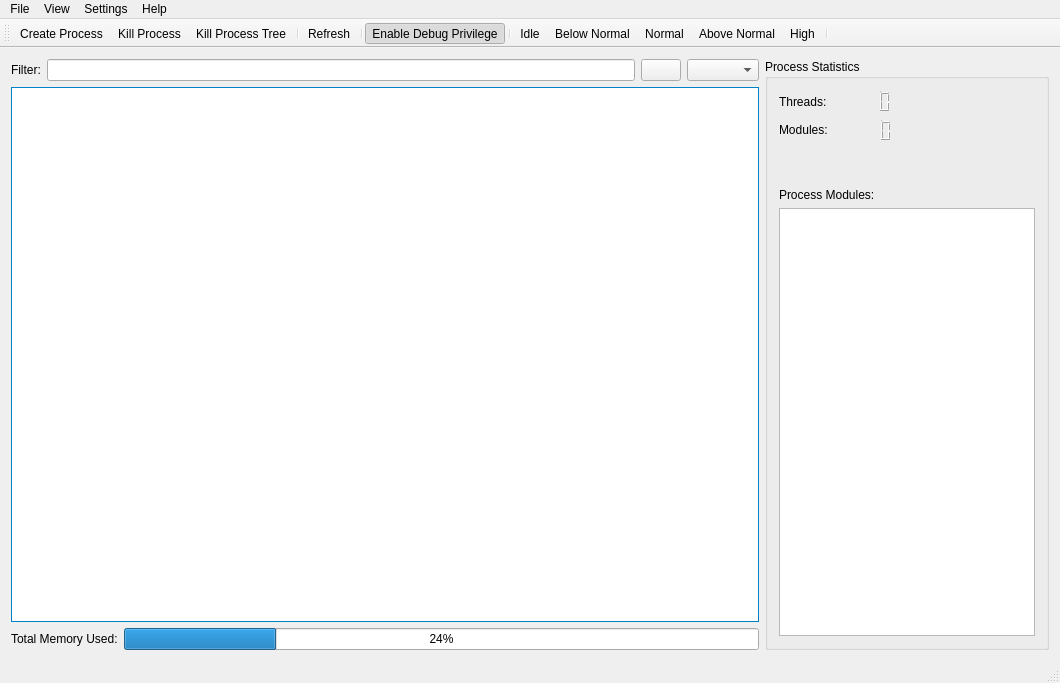
<?xml version="1.0" encoding="UTF-8"?>
<ui version="4.0">
 <class>MainWindow</class>
 <widget class="QMainWindow" name="MainWindow">
  <property name="geometry">
   <rect>
    <x>0</x>
    <y>0</y>
    <width>1060</width>
    <height>683</height>
   </rect>
  </property>
  <property name="windowTitle">
   <string>Process Manager EX</string>
  </property>
  <property name="windowIcon">
   <iconset resource="Res.qrc">
    <normaloff>:/new/Icons/MainIcon</normaloff>:/new/Icons/MainIcon</iconset>
  </property>
  <widget class="QWidget" name="centralWidget">
   <layout class="QGridLayout" name="gridLayout">
    <item row="0" column="0">
     <layout class="QHBoxLayout" name="horizontalLayout_4">
      <item>
       <widget class="QLabel" name="label_4">
        <property name="text">
         <string>Filter:</string>
        </property>
       </widget>
      </item>
      <item>
       <widget class="QLineEdit" name="tbFilterBox">
        <property name="sizePolicy">
         <sizepolicy hsizetype="Expanding" vsizetype="Fixed">
          <horstretch>0</horstretch>
          <verstretch>0</verstretch>
         </sizepolicy>
        </property>
       </widget>
      </item>
      <item>
       <widget class="QPushButton" name="btnCaseSensetive">
        <property name="sizePolicy">
         <sizepolicy hsizetype="Preferred" vsizetype="Fixed">
          <horstretch>0</horstretch>
          <verstretch>0</verstretch>
         </sizepolicy>
        </property>
        <property name="text">
         <string/>
        </property>
        <property name="icon">
         <iconset resource="Res.qrc">
          <normaloff>:/new/Icons/Case</normaloff>:/new/Icons/Case</iconset>
        </property>
        <property name="checkable">
         <bool>true</bool>
        </property>
        <property name="checked">
         <bool>false</bool>
        </property>
        <property name="autoExclusive">
         <bool>false</bool>
        </property>
       </widget>
      </item>
      <item>
       <widget class="QComboBox" name="cbFilterType">
        <property name="sizePolicy">
         <sizepolicy hsizetype="Preferred" vsizetype="Fixed">
          <horstretch>0</horstretch>
          <verstretch>0</verstretch>
         </sizepolicy>
        </property>
        <property name="maxVisibleItems">
         <number>3</number>
        </property>
        <property name="maxCount">
         <number>3</number>
        </property>
       </widget>
      </item>
     </layout>
    </item>
    <item row="1" column="0">
     <widget class="QTableView" name="tvProcessTable">
      <property name="sizePolicy">
       <sizepolicy hsizetype="Expanding" vsizetype="Expanding">
        <horstretch>0</horstretch>
        <verstretch>0</verstretch>
       </sizepolicy>
      </property>
      <property name="sizeIncrement">
       <size>
        <width>0</width>
        <height>0</height>
       </size>
      </property>
      <property name="palette">
       <palette>
        <active>
         <colorrole role="WindowText">
          <brush brushstyle="SolidPattern">
           <color alpha="255">
            <red>0</red>
            <green>0</green>
            <blue>0</blue>
           </color>
          </brush>
         </colorrole>
         <colorrole role="Button">
          <brush brushstyle="SolidPattern">
           <color alpha="255">
            <red>0</red>
            <green>170</green>
            <blue>255</blue>
           </color>
          </brush>
         </colorrole>
         <colorrole role="Light">
          <brush brushstyle="SolidPattern">
           <color alpha="255">
            <red>127</red>
            <green>213</green>
            <blue>255</blue>
           </color>
          </brush>
         </colorrole>
         <colorrole role="Midlight">
          <brush brushstyle="SolidPattern">
           <color alpha="255">
            <red>63</red>
            <green>191</green>
            <blue>255</blue>
           </color>
          </brush>
         </colorrole>
         <colorrole role="Dark">
          <brush brushstyle="SolidPattern">
           <color alpha="255">
            <red>0</red>
            <green>85</green>
            <blue>127</blue>
           </color>
          </brush>
         </colorrole>
         <colorrole role="Mid">
          <brush brushstyle="SolidPattern">
           <color alpha="255">
            <red>0</red>
            <green>113</green>
            <blue>170</blue>
           </color>
          </brush>
         </colorrole>
         <colorrole role="Text">
          <brush brushstyle="SolidPattern">
           <color alpha="255">
            <red>0</red>
            <green>0</green>
            <blue>0</blue>
           </color>
          </brush>
         </colorrole>
         <colorrole role="BrightText">
          <brush brushstyle="SolidPattern">
           <color alpha="255">
            <red>255</red>
            <green>255</green>
            <blue>255</blue>
           </color>
          </brush>
         </colorrole>
         <colorrole role="ButtonText">
          <brush brushstyle="SolidPattern">
           <color alpha="255">
            <red>0</red>
            <green>0</green>
            <blue>0</blue>
           </color>
          </brush>
         </colorrole>
         <colorrole role="Base">
          <brush brushstyle="SolidPattern">
           <color alpha="255">
            <red>255</red>
            <green>255</green>
            <blue>255</blue>
           </color>
          </brush>
         </colorrole>
         <colorrole role="Window">
          <brush brushstyle="SolidPattern">
           <color alpha="255">
            <red>0</red>
            <green>170</green>
            <blue>255</blue>
           </color>
          </brush>
         </colorrole>
         <colorrole role="Shadow">
          <brush brushstyle="SolidPattern">
           <color alpha="255">
            <red>0</red>
            <green>0</green>
            <blue>0</blue>
           </color>
          </brush>
         </colorrole>
         <colorrole role="AlternateBase">
          <brush brushstyle="SolidPattern">
           <color alpha="255">
            <red>127</red>
            <green>212</green>
            <blue>255</blue>
           </color>
          </brush>
         </colorrole>
         <colorrole role="ToolTipBase">
          <brush brushstyle="SolidPattern">
           <color alpha="255">
            <red>255</red>
            <green>255</green>
            <blue>220</blue>
           </color>
          </brush>
         </colorrole>
         <colorrole role="ToolTipText">
          <brush brushstyle="SolidPattern">
           <color alpha="255">
            <red>0</red>
            <green>0</green>
            <blue>0</blue>
           </color>
          </brush>
         </colorrole>
        </active>
        <inactive>
         <colorrole role="WindowText">
          <brush brushstyle="SolidPattern">
           <color alpha="255">
            <red>0</red>
            <green>0</green>
            <blue>0</blue>
           </color>
          </brush>
         </colorrole>
         <colorrole role="Button">
          <brush brushstyle="SolidPattern">
           <color alpha="255">
            <red>0</red>
            <green>170</green>
            <blue>255</blue>
           </color>
          </brush>
         </colorrole>
         <colorrole role="Light">
          <brush brushstyle="SolidPattern">
           <color alpha="255">
            <red>127</red>
            <green>213</green>
            <blue>255</blue>
           </color>
          </brush>
         </colorrole>
         <colorrole role="Midlight">
          <brush brushstyle="SolidPattern">
           <color alpha="255">
            <red>63</red>
            <green>191</green>
            <blue>255</blue>
           </color>
          </brush>
         </colorrole>
         <colorrole role="Dark">
          <brush brushstyle="SolidPattern">
           <color alpha="255">
            <red>0</red>
            <green>85</green>
            <blue>127</blue>
           </color>
          </brush>
         </colorrole>
         <colorrole role="Mid">
          <brush brushstyle="SolidPattern">
           <color alpha="255">
            <red>0</red>
            <green>113</green>
            <blue>170</blue>
           </color>
          </brush>
         </colorrole>
         <colorrole role="Text">
          <brush brushstyle="SolidPattern">
           <color alpha="255">
            <red>0</red>
            <green>0</green>
            <blue>0</blue>
           </color>
          </brush>
         </colorrole>
         <colorrole role="BrightText">
          <brush brushstyle="SolidPattern">
           <color alpha="255">
            <red>255</red>
            <green>255</green>
            <blue>255</blue>
           </color>
          </brush>
         </colorrole>
         <colorrole role="ButtonText">
          <brush brushstyle="SolidPattern">
           <color alpha="255">
            <red>0</red>
            <green>0</green>
            <blue>0</blue>
           </color>
          </brush>
         </colorrole>
         <colorrole role="Base">
          <brush brushstyle="SolidPattern">
           <color alpha="255">
            <red>255</red>
            <green>255</green>
            <blue>255</blue>
           </color>
          </brush>
         </colorrole>
         <colorrole role="Window">
          <brush brushstyle="SolidPattern">
           <color alpha="255">
            <red>0</red>
            <green>170</green>
            <blue>255</blue>
           </color>
          </brush>
         </colorrole>
         <colorrole role="Shadow">
          <brush brushstyle="SolidPattern">
           <color alpha="255">
            <red>0</red>
            <green>0</green>
            <blue>0</blue>
           </color>
          </brush>
         </colorrole>
         <colorrole role="AlternateBase">
          <brush brushstyle="SolidPattern">
           <color alpha="255">
            <red>127</red>
            <green>212</green>
            <blue>255</blue>
           </color>
          </brush>
         </colorrole>
         <colorrole role="ToolTipBase">
          <brush brushstyle="SolidPattern">
           <color alpha="255">
            <red>255</red>
            <green>255</green>
            <blue>220</blue>
           </color>
          </brush>
         </colorrole>
         <colorrole role="ToolTipText">
          <brush brushstyle="SolidPattern">
           <color alpha="255">
            <red>0</red>
            <green>0</green>
            <blue>0</blue>
           </color>
          </brush>
         </colorrole>
        </inactive>
        <disabled>
         <colorrole role="WindowText">
          <brush brushstyle="SolidPattern">
           <color alpha="255">
            <red>0</red>
            <green>85</green>
            <blue>127</blue>
           </color>
          </brush>
         </colorrole>
         <colorrole role="Button">
          <brush brushstyle="SolidPattern">
           <color alpha="255">
            <red>0</red>
            <green>170</green>
            <blue>255</blue>
           </color>
          </brush>
         </colorrole>
         <colorrole role="Light">
          <brush brushstyle="SolidPattern">
           <color alpha="255">
            <red>127</red>
            <green>213</green>
            <blue>255</blue>
           </color>
          </brush>
         </colorrole>
         <colorrole role="Midlight">
          <brush brushstyle="SolidPattern">
           <color alpha="255">
            <red>63</red>
            <green>191</green>
            <blue>255</blue>
           </color>
          </brush>
         </colorrole>
         <colorrole role="Dark">
          <brush brushstyle="SolidPattern">
           <color alpha="255">
            <red>0</red>
            <green>85</green>
            <blue>127</blue>
           </color>
          </brush>
         </colorrole>
         <colorrole role="Mid">
          <brush brushstyle="SolidPattern">
           <color alpha="255">
            <red>0</red>
            <green>113</green>
            <blue>170</blue>
           </color>
          </brush>
         </colorrole>
         <colorrole role="Text">
          <brush brushstyle="SolidPattern">
           <color alpha="255">
            <red>0</red>
            <green>85</green>
            <blue>127</blue>
           </color>
          </brush>
         </colorrole>
         <colorrole role="BrightText">
          <brush brushstyle="SolidPattern">
           <color alpha="255">
            <red>255</red>
            <green>255</green>
            <blue>255</blue>
           </color>
          </brush>
         </colorrole>
         <colorrole role="ButtonText">
          <brush brushstyle="SolidPattern">
           <color alpha="255">
            <red>0</red>
            <green>85</green>
            <blue>127</blue>
           </color>
          </brush>
         </colorrole>
         <colorrole role="Base">
          <brush brushstyle="SolidPattern">
           <color alpha="255">
            <red>0</red>
            <green>170</green>
            <blue>255</blue>
           </color>
          </brush>
         </colorrole>
         <colorrole role="Window">
          <brush brushstyle="SolidPattern">
           <color alpha="255">
            <red>0</red>
            <green>170</green>
            <blue>255</blue>
           </color>
          </brush>
         </colorrole>
         <colorrole role="Shadow">
          <brush brushstyle="SolidPattern">
           <color alpha="255">
            <red>0</red>
            <green>0</green>
            <blue>0</blue>
           </color>
          </brush>
         </colorrole>
         <colorrole role="AlternateBase">
          <brush brushstyle="SolidPattern">
           <color alpha="255">
            <red>0</red>
            <green>170</green>
            <blue>255</blue>
           </color>
          </brush>
         </colorrole>
         <colorrole role="ToolTipBase">
          <brush brushstyle="SolidPattern">
           <color alpha="255">
            <red>255</red>
            <green>255</green>
            <blue>220</blue>
           </color>
          </brush>
         </colorrole>
         <colorrole role="ToolTipText">
          <brush brushstyle="SolidPattern">
           <color alpha="255">
            <red>0</red>
            <green>0</green>
            <blue>0</blue>
           </color>
          </brush>
         </colorrole>
        </disabled>
       </palette>
      </property>
      <property name="styleSheet">
       <string notr="true"/>
      </property>
      <property name="frameShape">
       <enum>QFrame::StyledPanel</enum>
      </property>
      <property name="frameShadow">
       <enum>QFrame::Sunken</enum>
      </property>
      <attribute name="verticalHeaderStretchLastSection">
       <bool>false</bool>
      </attribute>
     </widget>
    </item>
    <item row="2" column="0">
     <layout class="QHBoxLayout" name="horizontalLayout_3">
      <item>
       <widget class="QLabel" name="label_2">
        <property name="text">
         <string>Total Memory Used:</string>
        </property>
       </widget>
      </item>
      <item>
       <widget class="QProgressBar" name="pbMemUsage">
        <property name="value">
         <number>24</number>
        </property>
        <property name="textDirection">
         <enum>QProgressBar::TopToBottom</enum>
        </property>
       </widget>
      </item>
     </layout>
    </item>
    <item row="0" column="1" rowspan="3">
     <widget class="QGroupBox" name="gbStats">
      <property name="sizePolicy">
       <sizepolicy hsizetype="Maximum" vsizetype="Expanding">
        <horstretch>0</horstretch>
        <verstretch>0</verstretch>
       </sizepolicy>
      </property>
      <property name="title">
       <string>Process Statistics</string>
      </property>
      <layout class="QVBoxLayout" name="verticalLayout_2">
       <item>
        <layout class="QHBoxLayout" name="horizontalLayout">
         <item>
          <widget class="QLabel" name="lbThreadsAmount">
           <property name="text">
            <string>Threads:</string>
           </property>
          </widget>
         </item>
         <item>
          <widget class="QLCDNumber" name="lcdThreadsAmount">
           <property name="sizePolicy">
            <sizepolicy hsizetype="Preferred" vsizetype="Minimum">
             <horstretch>0</horstretch>
             <verstretch>0</verstretch>
            </sizepolicy>
           </property>
           <property name="frameShape">
            <enum>QFrame::NoFrame</enum>
           </property>
           <property name="frameShadow">
            <enum>QFrame::Plain</enum>
           </property>
          </widget>
         </item>
         <item>
          <spacer name="horizontalSpacer">
           <property name="orientation">
            <enum>Qt::Horizontal</enum>
           </property>
           <property name="sizeHint" stdset="0">
            <size>
             <width>40</width>
             <height>20</height>
            </size>
           </property>
          </spacer>
         </item>
        </layout>
       </item>
       <item>
        <layout class="QHBoxLayout" name="horizontalLayout_2">
         <item>
          <widget class="QLabel" name="lbModulesAmount">
           <property name="text">
            <string>&lt;html&gt;&lt;head/&gt;&lt;body&gt;&lt;p&gt;Modules:&lt;/p&gt;&lt;/body&gt;&lt;/html&gt;</string>
           </property>
          </widget>
         </item>
         <item>
          <widget class="QLCDNumber" name="lcdModulesAmount">
           <property name="frameShape">
            <enum>QFrame::NoFrame</enum>
           </property>
          </widget>
         </item>
         <item>
          <spacer name="horizontalSpacer_2">
           <property name="orientation">
            <enum>Qt::Horizontal</enum>
           </property>
           <property name="sizeHint" stdset="0">
            <size>
             <width>40</width>
             <height>20</height>
            </size>
           </property>
          </spacer>
         </item>
        </layout>
       </item>
       <item>
        <spacer name="verticalSpacer">
         <property name="orientation">
          <enum>Qt::Vertical</enum>
         </property>
         <property name="sizeType">
          <enum>QSizePolicy::Preferred</enum>
         </property>
         <property name="sizeHint" stdset="0">
          <size>
           <width>20</width>
           <height>40</height>
          </size>
         </property>
        </spacer>
       </item>
       <item>
        <layout class="QVBoxLayout" name="verticalLayout">
         <item>
          <widget class="QLabel" name="label">
           <property name="text">
            <string>Process Modules:</string>
           </property>
          </widget>
         </item>
         <item>
          <widget class="QListWidget" name="listWidget">
           <property name="sizePolicy">
            <sizepolicy hsizetype="Preferred" vsizetype="Expanding">
             <horstretch>0</horstretch>
             <verstretch>0</verstretch>
            </sizepolicy>
           </property>
           <property name="styleSheet">
            <string notr="true">show-decoration-selected: 1;
 </string>
           </property>
          </widget>
         </item>
        </layout>
       </item>
      </layout>
     </widget>
    </item>
   </layout>
  </widget>
  <widget class="QMenuBar" name="menuBar">
   <property name="geometry">
    <rect>
     <x>0</x>
     <y>0</y>
     <width>1060</width>
     <height>21</height>
    </rect>
   </property>
   <widget class="QMenu" name="menuFile">
    <property name="title">
     <string>File</string>
    </property>
    <widget class="QMenu" name="menuChange_Priority">
     <property name="title">
      <string>Change Priority</string>
     </property>
     <addaction name="actionAbove_Normal"/>
     <addaction name="actionBelow_Normal"/>
     <addaction name="actionHigh"/>
     <addaction name="actionIdle"/>
     <addaction name="actionNoemal"/>
    </widget>
    <addaction name="actionTest_Kill"/>
    <addaction name="actionCreate_Process"/>
    <addaction name="actionKill_Process_Tree"/>
    <addaction name="menuChange_Priority"/>
    <addaction name="separator"/>
    <addaction name="actionExit"/>
   </widget>
   <widget class="QMenu" name="menuView">
    <property name="title">
     <string>View</string>
    </property>
    <widget class="QMenu" name="menuRefresh_Frequency">
     <property name="title">
      <string>&amp;Refresh Frequency</string>
     </property>
     <addaction name="action_Normal"/>
     <addaction name="action_Slow"/>
     <addaction name="action_High"/>
     <addaction name="action_Pause"/>
     <addaction name="separator"/>
     <addaction name="action_Refresh"/>
    </widget>
    <addaction name="menuRefresh_Frequency"/>
   </widget>
   <widget class="QMenu" name="menuHelp">
    <property name="title">
     <string>Help</string>
    </property>
    <addaction name="actionAbout"/>
    <addaction name="separator"/>
   </widget>
   <widget class="QMenu" name="menuSettings">
    <property name="title">
     <string>Settings</string>
    </property>
    <addaction name="actionEnable_Debug_Privilege"/>
   </widget>
   <addaction name="menuFile"/>
   <addaction name="menuView"/>
   <addaction name="menuSettings"/>
   <addaction name="menuHelp"/>
  </widget>
  <widget class="QStatusBar" name="statusBar"/>
  <widget class="QToolBar" name="toolBar">
   <property name="windowTitle">
    <string>toolBar</string>
   </property>
   <attribute name="toolBarArea">
    <enum>TopToolBarArea</enum>
   </attribute>
   <attribute name="toolBarBreak">
    <bool>false</bool>
   </attribute>
   <addaction name="actionCreate_Process"/>
   <addaction name="actionTest_Kill"/>
   <addaction name="actionKill_Process_Tree"/>
   <addaction name="separator"/>
   <addaction name="action_Refresh"/>
   <addaction name="separator"/>
   <addaction name="actionEnable_Debug_Privilege"/>
   <addaction name="separator"/>
   <addaction name="actionIdle"/>
   <addaction name="actionBelow_Normal"/>
   <addaction name="actionNoemal"/>
   <addaction name="actionAbove_Normal"/>
   <addaction name="actionHigh"/>
   <addaction name="separator"/>
  </widget>
  <action name="actionTest_Kill">
   <property name="icon">
    <iconset resource="Res.qrc">
     <normaloff>:/new/Icons/Minus3</normaloff>:/new/Icons/Minus3</iconset>
   </property>
   <property name="text">
    <string>Kill Process</string>
   </property>
   <property name="shortcut">
    <string>Alt+K</string>
   </property>
  </action>
  <action name="action_Normal">
   <property name="checkable">
    <bool>false</bool>
   </property>
   <property name="text">
    <string>&amp;Normal</string>
   </property>
   <property name="shortcut">
    <string>Alt+N</string>
   </property>
  </action>
  <action name="action_Slow">
   <property name="text">
    <string>&amp;Slow</string>
   </property>
   <property name="shortcut">
    <string>Alt+L</string>
   </property>
  </action>
  <action name="action_High">
   <property name="text">
    <string>&amp;High</string>
   </property>
   <property name="shortcut">
    <string>Alt+H</string>
   </property>
  </action>
  <action name="action_Pause">
   <property name="text">
    <string>&amp;Pause</string>
   </property>
   <property name="shortcut">
    <string>Alt+P</string>
   </property>
  </action>
  <action name="actionCreate_Process">
   <property name="checkable">
    <bool>false</bool>
   </property>
   <property name="icon">
    <iconset resource="Res.qrc">
     <normaloff>:/new/Icons/Plus3</normaloff>:/new/Icons/Plus3</iconset>
   </property>
   <property name="text">
    <string>Create Process</string>
   </property>
   <property name="shortcut">
    <string>Alt+C</string>
   </property>
   <property name="menuRole">
    <enum>QAction::TextHeuristicRole</enum>
   </property>
   <property name="iconVisibleInMenu">
    <bool>true</bool>
   </property>
  </action>
  <action name="actionExit">
   <property name="icon">
    <iconset resource="Res.qrc">
     <normaloff>:/new/Icons/Exit</normaloff>:/new/Icons/Exit</iconset>
   </property>
   <property name="text">
    <string>Exit</string>
   </property>
   <property name="shortcut">
    <string>Alt+E</string>
   </property>
  </action>
  <action name="action_Refresh">
   <property name="icon">
    <iconset resource="Res.qrc">
     <normaloff>:/new/Icons/Refresh</normaloff>:/new/Icons/Refresh</iconset>
   </property>
   <property name="text">
    <string>&amp;Refresh</string>
   </property>
   <property name="shortcut">
    <string>F5, Ctrl+R</string>
   </property>
  </action>
  <action name="actionAbout">
   <property name="icon">
    <iconset resource="Res.qrc">
     <normaloff>:/new/Icons/About</normaloff>:/new/Icons/About</iconset>
   </property>
   <property name="text">
    <string>About...</string>
   </property>
  </action>
  <action name="actionEnable_Debug_Privilege">
   <property name="checkable">
    <bool>true</bool>
   </property>
   <property name="checked">
    <bool>true</bool>
   </property>
   <property name="icon">
    <iconset resource="Res.qrc">
     <normaloff>:/new/Icons/Debug</normaloff>:/new/Icons/Debug</iconset>
   </property>
   <property name="text">
    <string>Enable Debug Privilege</string>
   </property>
  </action>
  <action name="actionKill_Process_Tree">
   <property name="icon">
    <iconset resource="Res.qrc">
     <normaloff>:/new/Icons/Tree</normaloff>:/new/Icons/Tree</iconset>
   </property>
   <property name="text">
    <string>Kill Process Tree</string>
   </property>
  </action>
  <action name="actionAbove_Normal">
   <property name="checkable">
    <bool>false</bool>
   </property>
   <property name="icon">
    <iconset resource="Res.qrc">
     <normaloff>:/new/Icons/Yellow</normaloff>:/new/Icons/Yellow</iconset>
   </property>
   <property name="text">
    <string>Above Normal</string>
   </property>
   <property name="menuRole">
    <enum>QAction::ApplicationSpecificRole</enum>
   </property>
  </action>
  <action name="actionBelow_Normal">
   <property name="checkable">
    <bool>false</bool>
   </property>
   <property name="icon">
    <iconset resource="Res.qrc">
     <normaloff>:/new/Icons/Blue</normaloff>:/new/Icons/Blue</iconset>
   </property>
   <property name="text">
    <string>Below Normal</string>
   </property>
  </action>
  <action name="actionHigh">
   <property name="checkable">
    <bool>false</bool>
   </property>
   <property name="icon">
    <iconset resource="Res.qrc">
     <normaloff>:/new/Icons/Orange</normaloff>:/new/Icons/Orange</iconset>
   </property>
   <property name="text">
    <string>High</string>
   </property>
  </action>
  <action name="actionIdle">
   <property name="checkable">
    <bool>false</bool>
   </property>
   <property name="icon">
    <iconset resource="Res.qrc">
     <normaloff>:/new/Icons/Grey</normaloff>:/new/Icons/Grey</iconset>
   </property>
   <property name="text">
    <string>Idle</string>
   </property>
  </action>
  <action name="actionNoemal">
   <property name="checkable">
    <bool>false</bool>
   </property>
   <property name="icon">
    <iconset resource="Res.qrc">
     <normaloff>:/new/Icons/Green</normaloff>:/new/Icons/Green</iconset>
   </property>
   <property name="text">
    <string>Normal</string>
   </property>
  </action>
 </widget>
 <layoutdefault spacing="6" margin="11"/>
 <resources>
  <include location="Res.qrc"/>
 </resources>
 <connections/>
</ui>
